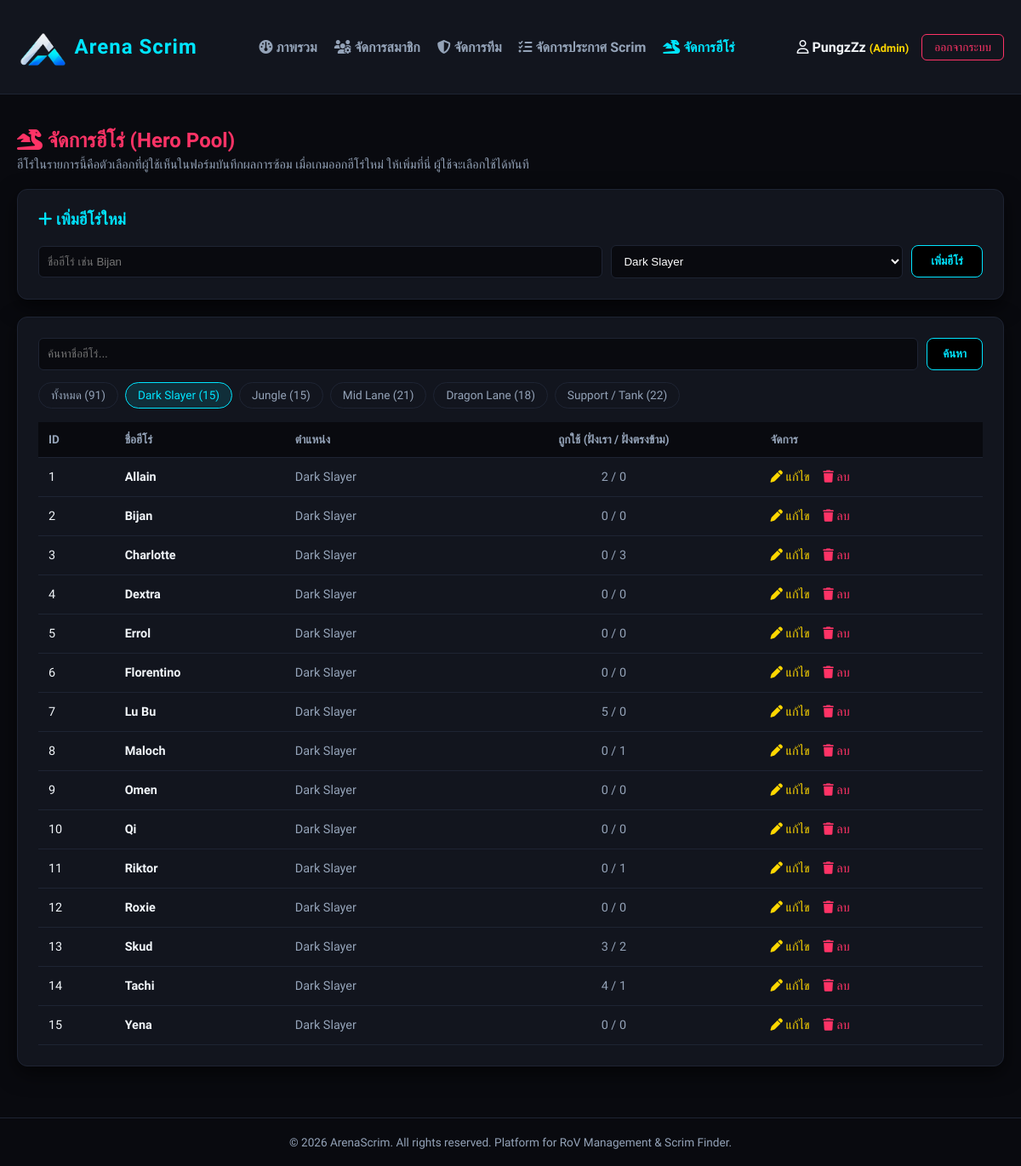
Screenshot of /ArenaScrim/ArenaScrim_test/admin/heroes.php?role=Dark+Slayer (signed in) with the database file from the repository.
### tables this page shows
CREATE TABLE `heroes` (
  `hero_id` int(11) NOT NULL,
  `hero_name` varchar(50) NOT NULL,
  `hero_role` varchar(50) NOT NULL
);

### ArenaScrim/ArenaScrim_test/admin/heroes.php (the view, shortened to what this page needs)
<?php
require_once '../config/db.php';
$search = trim($_GET['q'] ?? '');
$role_filter = in_array($_GET['role'] ?? '', HERO_ROLES, true) ? $_GET['role'] : '';
$editing = null;
$usage = [];
foreach ($pdo->query("SELECT hero_name, COUNT(*) AS n FROM match_player_stats GROUP BY hero_name") as $r) {
    $usage[mb_strtolower($r['hero_name'])]['own'] = (int)$r['n'];
}
$enemy_sql = implode(' UNION ALL ', array_map(function ($i) {
    return "SELECT enemy_hero_$i AS h FROM scrim_matches WHERE enemy_hero_$i IS NOT NULL";
}, range(1, 5)));
foreach ($pdo->query("SELECT h, COUNT(*) AS n FROM ($enemy_sql) x GROUP BY h") as $r) {
    $usage[mb_strtolower($r['h'])]['enemy'] = (int)$r['n'];
}
$where = [];
$params = [];
if ($role_filter) {
    $where[] = "hero_role = ?";
    $params[] = $role_filter;
}
$stmt = $pdo->prepare("SELECT * FROM heroes" . ($where ? " WHERE " . implode(' AND ', $where) : '') . " ORDER BY FIELD(hero_role, '" . implode("','", HERO_ROLES) . "'), hero_name");
$stmt->execute($params);
$heroes = $stmt->fetchAll();
$role_counts = array_fill_keys(HERO_ROLES, 0);
foreach ($pdo->query("SELECT hero_role, COUNT(*) AS n FROM heroes GROUP BY hero_role") as $r) {
    $role_counts[$r['hero_role']] = (int)$r['n'];
}
$total = array_sum($role_counts);
$input = "padding: 10px; background: #090A0F; border: 1px solid var(--border-color); color: #fff; border-radius: 6px;";
$chip = function ($active) {
    return "padding: 6px 14px; border-radius: 20px; text-decoration: none; font-size: 0.85rem; border: 1px solid "
        . ($active ? "var(--neon-cyan); background: rgba(0,229,255,0.12); color: var(--neon-cyan);" : "var(--border-color); color: var(--text-muted);");
};
$qs = function ($role) use ($search) {
    return '?' . http_build_query(array_filter(['q' => $search, 'role' => $role]));
};
[$heroes_page, $page, $pages] = paginate_rows($heroes);
include '../includes/header.php';
?>
<div style="margin-top: 20px;">
    <h2 style="color: var(--neon-red); margin-bottom: 6px;"><i class="fa-solid fa-dragon"></i> จัดการฮีโร่ (Hero Pool)</h2>
    <p style="color: var(--text-muted); margin: 0 0 20px 0; font-size: 0.9rem;">
        ฮีโร่ในรายการนี้คือตัวเลือกที่ผู้ใช้เห็นในฟอร์มบันทึกผลการซ้อม เมื่อเกมออกฮีโร่ใหม่ ให้เพิ่มที่นี่ ผู้ใช้จะเลือกใช้ได้ทันที
    </p>
    <div class="arena-card" style="margin-bottom: 20px; <?= $editing ? 'border-color: var(--neon-gold);' : '' ?>">
        <h3 style="margin-top: 0; color: <?= $editing ? 'var(--neon-gold)' : 'var(--neon-cyan)' ?>;">
            <?= $editing ? '<i class="fa-solid fa-pen"></i> แก้ไขฮีโร่: ' . e($editing['hero_name']) : '<i class="fa-solid fa-plus"></i> เพิ่มฮีโร่ใหม่' ?>
        </h3>
        <form method="POST" action="../actions/admin-process.php?action=<?= $editing ? 'edit_hero' : 'add_hero' ?>" style="display: flex; gap: 10px; flex-wrap: wrap; align-items: center;"> <?= csrf_field() ?>
            <input type="text" name="hero_name" required maxlength="50" value="<?= e($editing['hero_name'] ?? '') ?>" placeholder="ชื่อฮีโร่ เช่น Bijan" style="flex: 2; min-width: 200px; <?= $input ?>" <?= $editing ? '' : 'autofocus' ?>>
            <select name="hero_role" required style="flex: 1; min-width: 180px; <?= $input ?>">
                <?php foreach (HERO_ROLES as $r): ?>
                    <option value="<?= e($r) ?>" <?= ($editing['hero_role'] ?? $role_filter) === $r ? 'selected' : '' ?>><?= e($r) ?></option>
                <?php endforeach; ?>
            </select>
            <button type="submit" class="btn-cyber" style="padding: 10px 22px;"><?= $editing ? 'บันทึกการแก้ไข' : 'เพิ่มฮีโร่' ?></button>
        </form>
    </div>
    <div class="arena-card">
        <form method="GET" style="display: flex; gap: 10px; margin-bottom: 14px; flex-wrap: wrap;">
            <input type="text" name="q" value="<?= e($search) ?>" placeholder="ค้นหาชื่อฮีโร่..." style="flex: 1; min-width: 200px; <?= $input ?>">
            <button type="submit" class="btn-cyber" style="padding: 10px 18px;">ค้นหา</button>
        </form>
        <div style="display: flex; gap: 8px; flex-wrap: wrap; margin-bottom: 16px;">
            <a href="<?= $qs('') ?>" style="<?= $chip(!$role_filter) ?>">ทั้งหมด (<?= $total ?>)</a>
            <?php foreach ($role_counts as $r => $n): ?>
                <a href="<?= $qs($r) ?>" style="<?= $chip($role_filter === $r) ?>"><?= e($r) ?> (<?= $n ?>)</a>
            <?php endforeach; ?>
        </div>
        <table class="admin-table">
            <thead>
                <tr>
                    <th>ID</th>
                    <th>ชื่อฮีโร่</th>
                    <th>ตำแหน่ง</th>
                    <th style="text-align: center;">ถูกใช้ (ฝั่งเรา / ฝั่งตรงข้าม)</th>
                    <th>จัดการ</th>
                </tr>
            </thead>
            <tbody>
                <?php foreach ($heroes_page as $h): ?>
                    <?php $u = $usage[mb_strtolower($h['hero_name'])] ?? []; ?>
                    <tr style="<?= $editing && (int)$editing['hero_id'] === (int)$h['hero_id'] ? 'background: rgba(255,215,0,0.06);' : '' ?>">
                        <td><?= (int)$h['hero_id'] ?></td>
                        <td style="font-weight: 600; color: var(--text-main);"><?= e($h['hero_name']) ?></td>
                        <td style="color: var(--text-muted);"><?= e($h['hero_role']) ?></td>
                        <td style="text-align: center; color: var(--text-muted);"><?= (int)($u['own'] ?? 0) ?> / <?= (int)($u['enemy'] ?? 0) ?></td>
                        <td style="white-space: nowrap;">
                            <a href="heroes.php?edit=<?= (int)$h['hero_id'] ?>" style="color: var(--neon-gold); text-decoration: none; margin-right: 12px;"><i class="fa-solid fa-pen"></i> แก้ไข</a>
                            <?= post_button('../actions/admin-process.php?action=delete_hero', ['id' => (int)$h['hero_id']],
                                '<i class="fa-solid fa-trash"></i> ลบ', 'color: var(--neon-red);',
                                "ลบฮีโร่ {$h['hero_name']} ออกจากรายการ?\nประวัติการซ้อมเดิมที่ใช้ฮีโร่นี้จะยังอยู่ แต่ผู้ใช้จะเลือกฮีโร่นี้ไม่ได้อีก") ?>
                        </td>
                    </tr>
                <?php endforeach; ?>
            </tbody>
        </table>
    </div>
</div>
<?php include '../includes/footer.php'; ?>

### ArenaScrim/ArenaScrim_test/config/functions.php (shortened to what this page needs)
<?php
function e($value)
{
    return htmlspecialchars((string)($value ?? ''), ENT_QUOTES, 'UTF-8');
}
function csrf_token()
{
    return $_SESSION['csrf'];
}
function csrf_field()
{
    return '<input type="hidden" name="csrf" value="' . csrf_token() . '">';
}
function post_button($action, array $fields, $label_html, $style = '', $confirm = '')
{
    $html = '<form method="POST" action="' . e($action) . '" style="display: inline; margin: 0;"'
        . ($confirm !== '' ? ' onsubmit="return confirm(' . e(json_encode($confirm, JSON_UNESCAPED_UNICODE)) . ');"' : '')
        . '>' . csrf_field();
    foreach ($fields as $name => $value) {
        $html .= '<input type="hidden" name="' . e($name) . '" value="' . e($value) . '">';
    }
    return $html . '<button type="submit" style="cursor: pointer; font: inherit; background: none; border: none; padding: 0; ' . $style . '">'
        . $label_html . '</button></form>';
}
function paginate_rows(array $rows)
{
    $pages = max(1, (int)ceil(count($rows) / PER_PAGE));
    $page = min($pages, max(1, (int)($_GET['page'] ?? 1)));
    return [array_slice($rows, ($page - 1) * PER_PAGE, PER_PAGE), $page, $pages];
}

### ArenaScrim/ArenaScrim_test/assets/css/main.css (style rules this page uses)
:root { --bg-dark: #090A0F; --card-bg: #12151E; --border-color: #1E2433; --text-main: #F1F5F9; --text-muted: #94A3B8; --neon-cyan: #00E5FF; --neon-gold: #FFD700; --neon-red: #FF3366; }
*, *::before, *::after { box-sizing: border-box; }
body { background-color: var(--bg-dark); color: var(--text-main); font-family: 'Prompt', sans-serif; margin: 0; padding: 0; }
.arena-card { background-color: var(--card-bg); border: 1px solid var(--border-color); border-radius: 12px; padding: 24px; box-shadow: 0 8px 24px rgba(0, 0, 0, 0.6); }
.btn-cyber { background-color: #000000; color: var(--neon-cyan); border: 1px solid var(--neon-cyan); padding: 10px 20px; border-radius: 8px; font-weight: 600; cursor: pointer; transition: all 0.3s ease; text-decoration: none; display: inline-block; }

### ArenaScrim/ArenaScrim_test/assets/css/admin.css (style rules this page uses)
.admin-table { width: 100%; border-collapse: collapse; margin-top: 15px; }
.admin-table th { background-color: #090A0F; color: var(--text-muted); text-align: left; padding: 12px; font-size: 0.85rem; border-bottom: 1px solid var(--border-color); }
.admin-table td { padding: 14px 12px; border-bottom: 1px solid var(--border-color); color: var(--text-main); font-size: 0.9rem; }

### rows the page displays
heroes: hero_id "1", hero_name "Allain", hero_role "Dark Slayer", hero_name "2", hero_name "0"
heroes: hero_id "2", hero_name "Bijan", hero_role "Dark Slayer", hero_name "0"
heroes: hero_id "3", hero_name "Charlotte", hero_role "Dark Slayer", hero_name "0", hero_name "3"
heroes: hero_id "4", hero_name "Dextra", hero_role "Dark Slayer", hero_name "0"
heroes: hero_id "5", hero_name "Errol", hero_role "Dark Slayer", hero_name "0"
heroes: hero_id "6", hero_name "Florentino", hero_role "Dark Slayer", hero_name "0"
heroes: hero_id "7", hero_name "Lu Bu", hero_role "Dark Slayer", hero_name "5", hero_name "0"
heroes: hero_id "8", hero_name "Maloch", hero_role "Dark Slayer", hero_name "0", hero_name "1"
heroes: hero_id "9", hero_name "Omen", hero_role "Dark Slayer", hero_name "0"
heroes: hero_id "10", hero_name "Qi", hero_role "Dark Slayer", hero_name "0"
heroes: hero_id "11", hero_name "Riktor", hero_role "Dark Slayer", hero_name "0", hero_name "1"
heroes: hero_id "12", hero_name "Roxie", hero_role "Dark Slayer", hero_name "0"
heroes: hero_id "13", hero_name "Skud", hero_role "Dark Slayer", hero_name "3", hero_name "2"
heroes: hero_id "14", hero_name "Tachi", hero_role "Dark Slayer", hero_name "4", hero_name "1"
heroes: hero_id "15", hero_name "Yena", hero_role "Dark Slayer", hero_name "0"

### other values shown
$label "ภาพรวม"
$label "จัดการสมาชิก"
$label "จัดการทีม"
$label "จัดการประกาศ Scrim"
$label "จัดการฮีโร่"
$_SESSION['display_name'] "PungzZz"
$total "91"
$r "Dark Slayer"
$n "15"
$r "Jungle"
$r "Mid Lane"
$n "21"
$r "Dragon Lane"
$n "18"
$r "Support / Tank"
